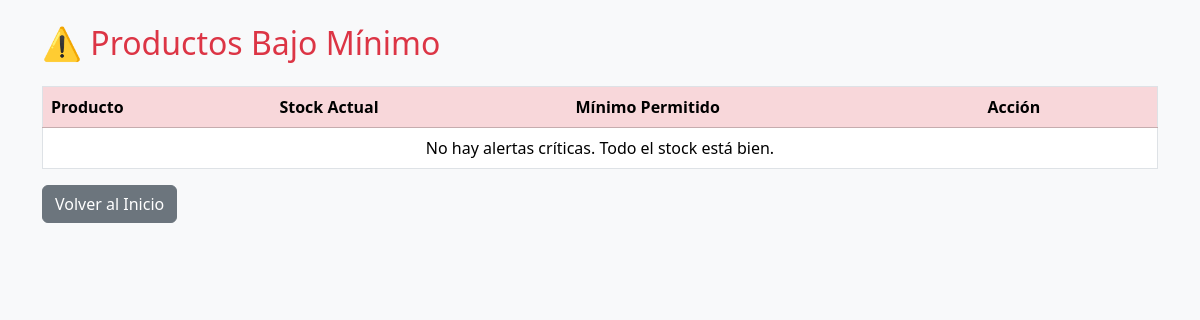
Before: /panel-alertas/ (signed in) with the older database file.
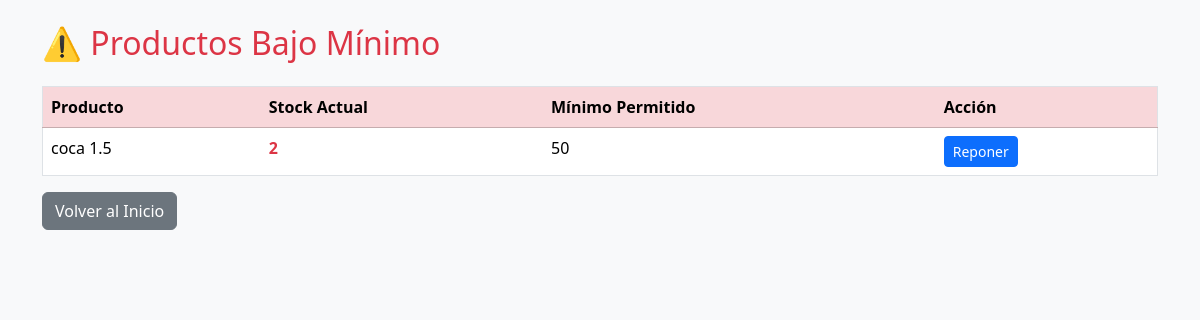
After: the same page with the newer database file.
### stock/models.py (models this page shows, shortened)
class Producto(models.Model):
    nombre = models.CharField(max_length=100)
    tipo = models.ForeignKey(TipoProducto, on_delete=models.CASCADE)
    cantidad = models.PositiveIntegerField(default=0)
    valor = models.DecimalField(max_digits=10, decimal_places=2)
    valor_compra = models.DecimalField(
        max_digits=10,
        decimal_places=2,
        verbose_name="Precio de Compra",
        default=0.00  # Valor por defecto
    )
    umbral_alerta = models.PositiveIntegerField(
        default=5,
        verbose_name="Stock Mínimo de Alerta"
    )
    fecha_modificacion = models.DateTimeField(auto_now=True)

### stock/views.py (the view)
# urls.py: path('panel-alertas/', views.panel_alertas, name='panel_alertas'),
@login_required
def panel_alertas(request):
    productos_con_alerta = Producto.objects.filter(
        cantidad__lt=F('umbral_alerta')
    ).select_related('tipo').order_by('nombre')
    contexto = {
        'productos_con_alerta': productos_con_alerta,
        'conteo_alertas': productos_con_alerta.count(),
    }
    return render(request, 'panel_alertas.html', contexto)

### stock/templates/panel_alertas.html (shortened to what this page needs)
{% load static %}
<!DOCTYPE html>
<html lang="es">
<head>
    <link rel="stylesheet" href="{% static 'css/bootstrap.min.css' %}">
</head>
<body class="bg-light">
    <div class="container mt-4">
        <h2 class="text-danger mb-4">⚠️ Productos Bajo Mínimo</h2>
        <div class="table-responsive">
            <table class="table table-hover bg-white border">
                <thead class="table-danger">
                    <tr>
                        <th>Producto</th>
                        <th>Stock Actual</th>
                        <th>Mínimo Permitido</th>
                        <th>Acción</th>
                    </tr>
                </thead>
                <tbody>
                    {% for p in productos_con_alerta %}
                    <tr>
                        <td>{{ p.nombre }}</td>
                        <td><strong class="text-danger">{{ p.cantidad }}</strong></td>
                        <td>{{ p.umbral_alerta }}</td>
                        <td><a href="{% url 'actualizar_stock' p.id %}" class="btn btn-sm btn-primary">Reponer</a></td>
                    </tr>
                    {% empty %}
                    <tr><td colspan="4" class="text-center">No hay alertas críticas. Todo el stock está bien.</td></tr>
                    {% endfor %}
                </tbody>
            </table>
        </div>
        <a href="{% url 'home' %}" class="btn btn-secondary">Volver al Inicio</a>
    </div>
</body>
</html>

Changed rows visible on the page:
now on this page (row edited): Producto: nombre "coca 1.5", cantidad "2", umbral_alerta "50"
Other visible differences:
text no longer shown: "No hay alertas críticas. Todo el stock está bien."
